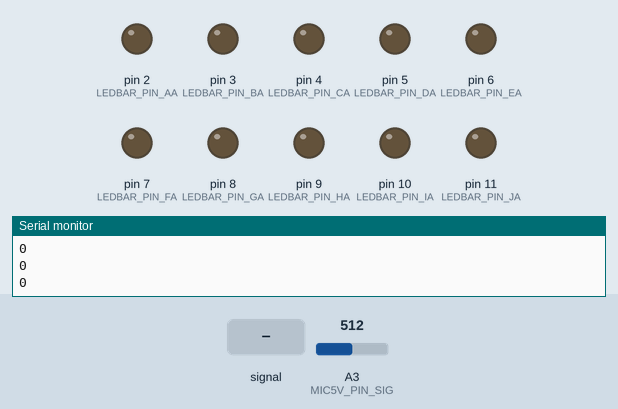
This sketch was run on a simulated Arduino Uno, built with avr-gcc and run on an emulated ATmega328P. Parts: output pins drawn as LEDs (lit = HIGH), the last lines printed to the serial monitor. Dashed ring = blinking. The inputs (shaded band) are chosen by the test bench; at power-on: A3 (MIC5V_PIN_SIG) = 512.

Above: at 2.2 s.
2.3 s: A3 (MIC5V_PIN_SIG) fed a 200 Hz sine of ±81 counts around its level
At 2.76 s:
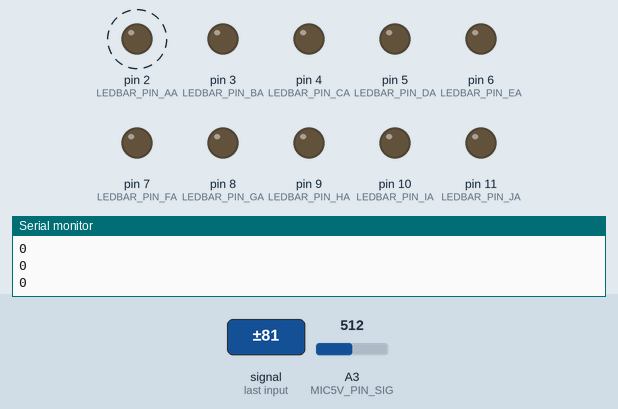
5.3 s: A3 (MIC5V_PIN_SIG) set to 716
At 5.9 s:
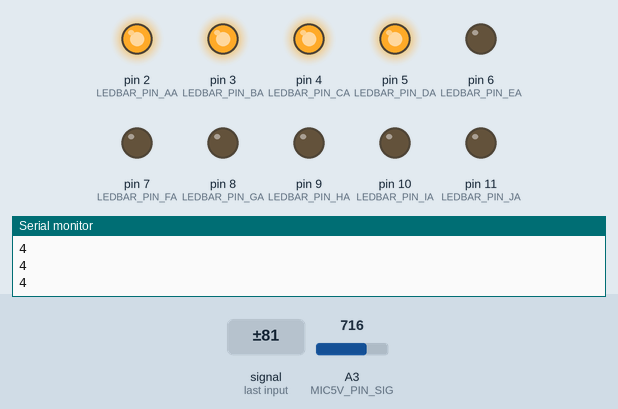
6.8 s: A3 (MIC5V_PIN_SIG) fed a 1000 Hz sine of ±255 counts around its level
At 7.26 s:
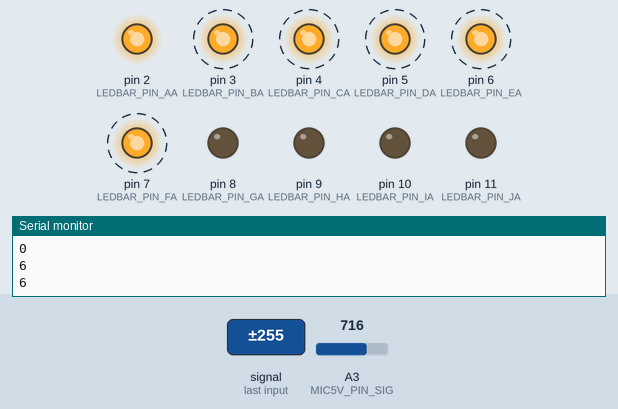
9.8 s: A3 (MIC5V_PIN_SIG) fed a 2 Hz sine of ±306 counts around its level
At 10.69 s:
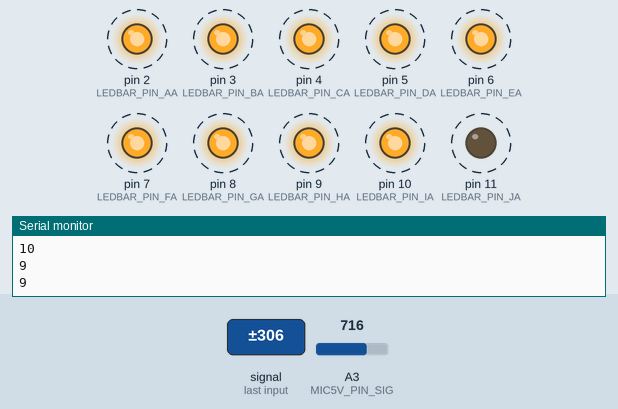
12.8 s: A3 (MIC5V_PIN_SIG) set to 900
At 14.0 s:
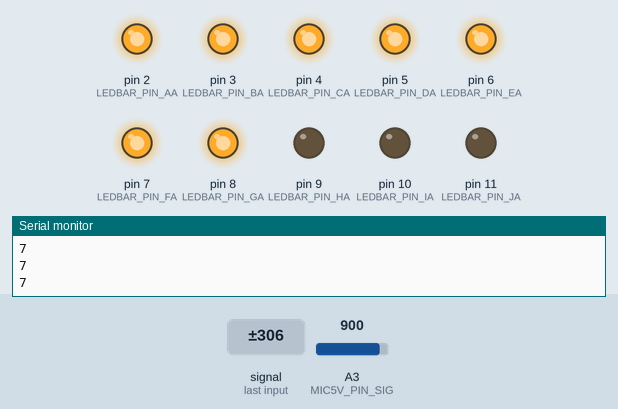
14.3 s: A3 (MIC5V_PIN_SIG) set to 880
15.8 s: A3 (MIC5V_PIN_SIG) set to 844
At 16.3 s:
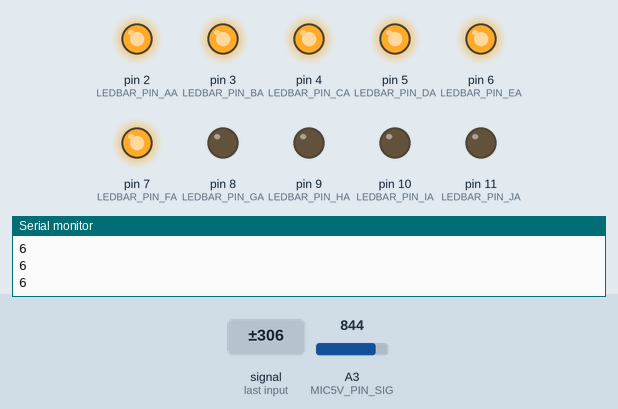
Timing chart, 0 to 18.3 s (numbered marks = the images above; inputs shaded):
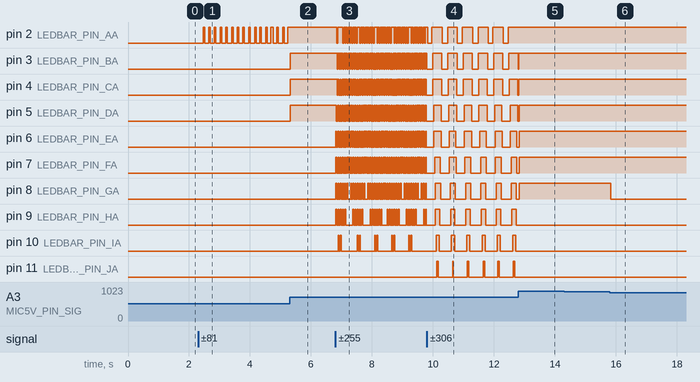

Measured:
- the behaviour switches between 862 and 861 on A3 (MIC5V_PIN_SIG) (found by bisection; images 5 and 6)
- after the input at 2.3 s, pin 2 (LEDBAR_PIN_AA): alternates HIGH for 0.05 s and LOW for 0.15 s, starting after 0.17 s
- after the input at 5.3 s, pin 2 (LEDBAR_PIN_AA): stops changing and stays HIGH; pin 3 (LEDBAR_PIN_BA), pin 4 (LEDBAR_PIN_CA), pin 5 (LEDBAR_PIN_DA): LOW → HIGH at once
- after the input at 6.8 s, pin 2 (LEDBAR_PIN_AA): HIGH → LOW after 0.05 s, then moves between LOW and HIGH, repeating every 1.1 s; pin 3 (LEDBAR_PIN_BA): alternates HIGH for 0.05 s and LOW for 0.02 s, starting after 0.06 s
- after the input at 9.8 s, pin 3 (LEDBAR_PIN_BA): alternates HIGH for 0.30 s and LOW for 0.19 s, starting after 0.20 s; pin 4 (LEDBAR_PIN_CA): alternates HIGH for 0.28 s and LOW for 0.22 s, starting after 0.20 s
- after the input at 12.8 s, pin 2 (LEDBAR_PIN_AA): stops changing and stays HIGH; pin 9 (LEDBAR_PIN_HA), pin 10 (LEDBAR_PIN_IA), pin 11 (LEDBAR_PIN_JA): stops changing and stays LOW
- after the input at 15.8 s, pin 8 (LEDBAR_PIN_GA): HIGH → LOW at once
- by itself, pin 9 (LEDBAR_PIN_HA): alternates HIGH for 0.15 s and LOW for 0.37 s

The sketch:

ledbar_mic.ino
```cpp
// Include Libraries
#include "Arduino.h"
#include "Mic.h"


// Pin Definitions
#define LEDBAR_PIN_AA	2
#define LEDBAR_PIN_BA	3
#define LEDBAR_PIN_CA	4
#define LEDBAR_PIN_DA	5
#define LEDBAR_PIN_EA	6
#define LEDBAR_PIN_FA	7
#define LEDBAR_PIN_GA	8
#define LEDBAR_PIN_HA	9
#define LEDBAR_PIN_IA	10
#define LEDBAR_PIN_JA	11
#define MIC5V_PIN_SIG	A3


// Global variables and defines
//define an array for the 10 Segment LED Bar Graph pins
int LEDBarPins[] = { LEDBAR_PIN_AA, LEDBAR_PIN_BA, LEDBAR_PIN_CA, LEDBAR_PIN_DA, LEDBAR_PIN_EA, LEDBAR_PIN_FA, LEDBAR_PIN_GA, LEDBAR_PIN_HA, LEDBAR_PIN_IA, LEDBAR_PIN_JA };
// object initialization
Mic mic5v(MIC5V_PIN_SIG);
int micValAvg;

// define vars for testing menu

// Setup the essentials for your circuit to work. It runs first every time your circuit is powered with electricity.
void setup()
{
  // Setup Serial which is useful for debugging
  // Use the Serial Monitor to view printed messages
  Serial.begin(9600);
  while (!Serial) ; // wait for serial port to connect. Needed for native USB
  Serial.println("start");

  long mic5vValSum = 0;
  delay(1000);
  // loop over the pin array and set them all to output:
  for (int i = 0; i < 500; i++) {
    mic5vValSum = mic5vValSum  + mic5v.read();

  }
  micValAvg = mic5vValSum / 500;
  //Serial.println(micValAvg);
  //delay(5000);
  for (int i = 0; i < 10; i++) {
    pinMode(LEDBarPins[i], OUTPUT);
  }

}

// Main logic of your circuit. It defines the interaction between the components you selected. After setup, it runs over and over again, in an eternal loop.
void loop()
{


  // Electret Microphone Breakout - Test Code
  int mic5vVal = mic5v.read() - micValAvg;
  delay(2);
  mic5vVal  = constrain(mic5vVal , 0 , 500);
  //Serial.println(mic5vVal);

  int numOfBar = map(mic5vVal, 0, 500, 0, 10);
  delay(2);
  Serial.println(numOfBar);
/*
  for (int i = 0; i < 10; i++)
  {
    if (i < numOfBar)
    {
      digitalWrite(LEDBarPins[i], HIGH);
      delay(2);
    }
    else
    {
      //digitalWrite(LEDBarPins[i], LOW);
      delay(2);
    }
  }*/
for (int i = 0; i < numOfBar; i++)
{
      digitalWrite(LEDBarPins[i], HIGH);
      delay(2);
    }
for (int i = numOfBar ; i < 10; i++)
{
      digitalWrite(LEDBarPins[i], LOW);
      delay(2);
    }


}
```

Mic.cpp
```cpp
#include "Mic.h"
#include <Arduino.h>

Mic::Mic(const int pin) : m_pin(pin)
{

}

int  Mic::read()
{
	return analogRead(m_pin);
}
```

Mic.h
```cpp
#ifndef _MIC_H_
#define _MIC_H_

class Mic
{

	public:
		Mic(const int pin);
		int read();

	private:
		const int m_pin;

};

#endif // _MIC_H_
```
